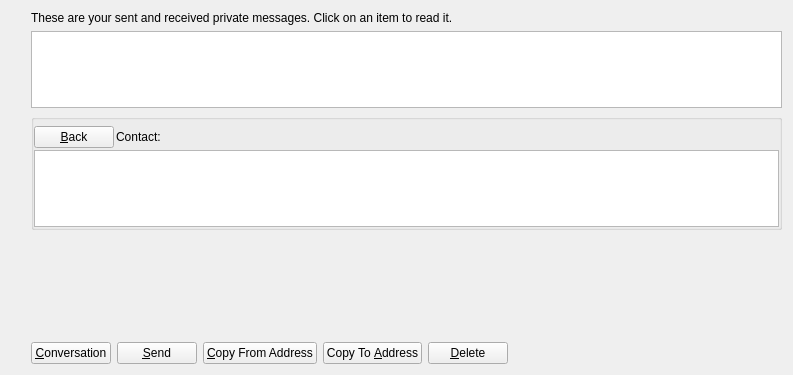
<?xml version="1.0" encoding="UTF-8"?>
<ui version="4.0">
 <class>MessagePage</class>
 <widget class="QWidget" name="MessagePage">
  <property name="geometry">
   <rect>
    <x>0</x>
    <y>0</y>
    <width>793</width>
    <height>375</height>
   </rect>
  </property>
  <property name="windowTitle">
   <string>Address Book</string>
  </property>
  <layout class="QHBoxLayout" name="horizontalLayout_2">
   <item>
    <spacer name="horizontalSpacer_2">
     <property name="orientation">
      <enum>Qt::Horizontal</enum>
     </property>
     <property name="sizeType">
      <enum>QSizePolicy::Fixed</enum>
     </property>
     <property name="sizeHint" stdset="0">
      <size>
       <width>20</width>
       <height>0</height>
      </size>
     </property>
    </spacer>
   </item>
   <item>
    <layout class="QVBoxLayout" name="verticalLayout_5">
     <item>
      <widget class="QLabel" name="labelExplanation">
       <property name="text">
        <string>These are your sent and received private messages. Click on an item to read it.</string>
       </property>
       <property name="textFormat">
        <enum>Qt::PlainText</enum>
       </property>
       <property name="wordWrap">
        <bool>true</bool>
       </property>
      </widget>
     </item>
     <item>
      <widget class="QTableView" name="tableView">
       <property name="contextMenuPolicy">
        <enum>Qt::CustomContextMenu</enum>
       </property>
       <property name="toolTip">
        <string>Click on a message to view it</string>
       </property>
       <property name="tabKeyNavigation">
        <bool>false</bool>
       </property>
       <property name="alternatingRowColors">
        <bool>true</bool>
       </property>
       <property name="selectionMode">
        <enum>QAbstractItemView::SingleSelection</enum>
       </property>
       <property name="selectionBehavior">
        <enum>QAbstractItemView::SelectRows</enum>
       </property>
       <property name="sortingEnabled">
        <bool>true</bool>
       </property>
       <attribute name="verticalHeaderVisible">
        <bool>false</bool>
       </attribute>
      </widget>
     </item>
     <item>
      <layout class="QVBoxLayout" name="verticalLayout">
       <property name="bottomMargin">
        <number>0</number>
       </property>
       <item>
        <widget class="QGroupBox" name="messageDetails">
         <property name="title">
          <string/>
         </property>
         <layout class="QVBoxLayout" name="verticalLayout_4">
          <property name="spacing">
           <number>2</number>
          </property>
          <property name="leftMargin">
           <number>0</number>
          </property>
          <property name="topMargin">
           <number>6</number>
          </property>
          <property name="rightMargin">
           <number>0</number>
          </property>
          <property name="bottomMargin">
           <number>0</number>
          </property>
          <item>
           <layout class="QHBoxLayout" name="horizontalLayout_3">
            <item>
             <widget class="QPushButton" name="backButton">
              <property name="text">
               <string>&amp;Back</string>
              </property>
              <property name="icon">
               <iconset resource="../bitcoin.qrc">
                <normaloff>:/icons/quit</normaloff>:/icons/quit</iconset>
              </property>
             </widget>
            </item>
            <item>
             <widget class="QLabel" name="labelContact">
              <property name="text">
               <string>Contact:</string>
              </property>
             </widget>
            </item>
            <item>
             <widget class="QLabel" name="contactLabel">
              <property name="text">
               <string/>
              </property>
             </widget>
            </item>
            <item>
             <spacer name="horizontalSpacer_3">
              <property name="orientation">
               <enum>Qt::Horizontal</enum>
              </property>
              <property name="sizeHint" stdset="0">
               <size>
                <width>40</width>
                <height>20</height>
               </size>
              </property>
             </spacer>
            </item>
           </layout>
          </item>
          <item>
           <widget class="QListView" name="listConversation">
            <property name="styleSheet">
             <string notr="true">QListView {
selection-background-color: rgb(234, 255, 249);
}</string>
            </property>
           </widget>
          </item>
          <item>
           <layout class="QVBoxLayout" name="verticalLayout_3"/>
          </item>
         </layout>
        </widget>
       </item>
       <item>
        <widget class="MRichTextEdit" name="messageEdit" native="true">
         <property name="minimumSize">
          <size>
           <width>0</width>
           <height>100</height>
          </size>
         </property>
        </widget>
       </item>
       <item>
        <layout class="QHBoxLayout" name="horizontalLayout">
         <item>
          <widget class="QPushButton" name="newButton">
           <property name="text">
            <string>&amp;Conversation</string>
           </property>
           <property name="icon">
            <iconset resource="../bitcoin.qrc">
             <normaloff>:/icons/add</normaloff>:/icons/add</iconset>
           </property>
          </widget>
         </item>
         <item>
          <widget class="QPushButton" name="sendButton">
           <property name="toolTip">
            <string>Sign a message to prove you own a Givecoin address</string>
           </property>
           <property name="text">
            <string>&amp;Send</string>
           </property>
           <property name="icon">
            <iconset resource="../bitcoin.qrc">
             <normaloff>:/icons/send</normaloff>:/icons/send</iconset>
           </property>
          </widget>
         </item>
         <item>
          <widget class="QPushButton" name="copyFromAddressButton">
           <property name="toolTip">
            <string>Copy the currently selected address to the system clipboard</string>
           </property>
           <property name="text">
            <string>&amp;Copy From Address</string>
           </property>
           <property name="icon">
            <iconset resource="../bitcoin.qrc">
             <normaloff>:/icons/editcopy</normaloff>:/icons/editcopy</iconset>
           </property>
          </widget>
         </item>
         <item>
          <widget class="QPushButton" name="copyToAddressButton">
           <property name="toolTip">
            <string>Copy the currently selected address to the system clipboard</string>
           </property>
           <property name="text">
            <string>Copy To &amp;Address</string>
           </property>
           <property name="icon">
            <iconset resource="../bitcoin.qrc">
             <normaloff>:/icons/editcopy</normaloff>:/icons/editcopy</iconset>
           </property>
          </widget>
         </item>
         <item>
          <widget class="QPushButton" name="deleteButton">
           <property name="toolTip">
            <string>Delete the currently selected address from the list</string>
           </property>
           <property name="text">
            <string>&amp;Delete</string>
           </property>
           <property name="icon">
            <iconset resource="../bitcoin.qrc">
             <normaloff>:/icons/remove</normaloff>:/icons/remove</iconset>
           </property>
          </widget>
         </item>
         <item>
          <spacer name="horizontalSpacer">
           <property name="orientation">
            <enum>Qt::Horizontal</enum>
           </property>
           <property name="sizeHint" stdset="0">
            <size>
             <width>40</width>
             <height>20</height>
            </size>
           </property>
          </spacer>
         </item>
        </layout>
       </item>
      </layout>
     </item>
    </layout>
   </item>
  </layout>
 </widget>
 <customwidgets>
  <customwidget>
   <class>MRichTextEdit</class>
   <extends>QWidget</extends>
   <header>mrichtextedit.h</header>
   <container>1</container>
  </customwidget>
 </customwidgets>
 <resources>
  <include location="../bitcoin.qrc"/>
 </resources>
 <connections/>
</ui>
